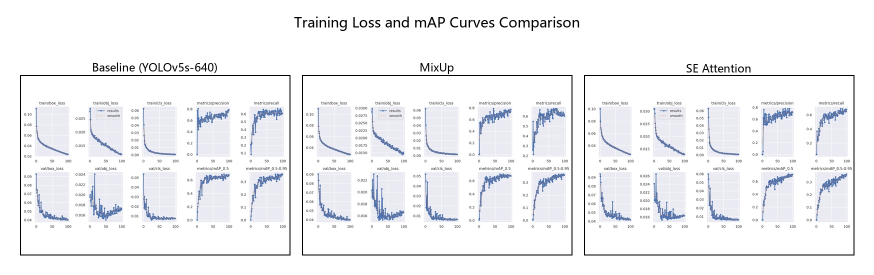
#> input picture yolo_defect_github_upload/figures/figure3_training_curves_comparison.jpg, 1748 x 550 px, given in place of results.png, which was not available (shown at 1/2 size)
$ python make_paper_figures.py
#> lines starting #> are read from the running program, lines starting #| are printed output that depends on the picture; pictures that were not available may be replaced by others from this repository, and a replacement may not be noted
from __future__ import annotations

from pathlib import Path
from PIL import Image, ImageDraw, ImageFont


ROOT = Path(r"E:\Code\CV_EXP\CV_Final\yolo_defect")
YOLO_ROOT = ROOT / "third_party" / "yolov5"
OUT_DIR = ROOT / "figures"


def ensure_dir(path: Path) -> None:
    path.mkdir(parents=True, exist_ok=True)


def load_font(size: int):
#> called with size = 28
    candidates = [
        Path(r"C:\Windows\Fonts\msyh.ttc"),
        Path(r"C:\Windows\Fonts\simhei.ttf"),
        Path(r"C:\Windows\Fonts\arial.ttf"),
    ]
    for candidate in candidates:
        if candidate.exists():
            return ImageFont.truetype(str(candidate), size)
    return ImageFont.load_default()


TITLE_FONT = load_font(28)
LABEL_FONT = load_font(22)
SMALL_FONT = load_font(18)
#> in make_horizontal_triptych, `canvas = Image.new("RGB", (canvas_w, canvas_h), "white")`: canvas: PIL image 1748x550 RGB; every value is 255


def fit_image(image: Image.Image, width: int, height: int) -> Image.Image:
#> called with width = 540, height = 360
    image = image.convert("RGB")
#> image is the input picture: PIL image 1748x550 RGB; mean R, G, B 241.6, 242.2, 244.6
    ratio = min(width / image.width, height / image.height)
#> ratio = 0.309
    new_size = (max(1, int(image.width * ratio)), max(1, int(image.height * ratio)))
#> new_size = (540, 169)
    resized = image.resize(new_size, Image.Resampling.LANCZOS)
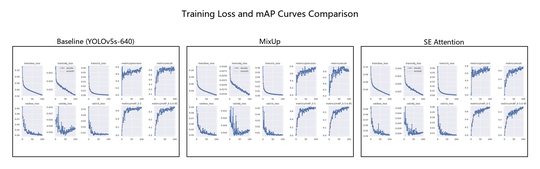
#> resized: PIL image 540x169 RGB; mean R, G, B 241, 241.6, 244
    canvas = Image.new("RGB", (width, height), "white")
#> canvas: PIL image 540x360 RGB; every value is 255
    offset = ((width - resized.width) // 2, (height - resized.height) // 2)
#> offset = (0, 95)
    canvas.paste(resized, offset)
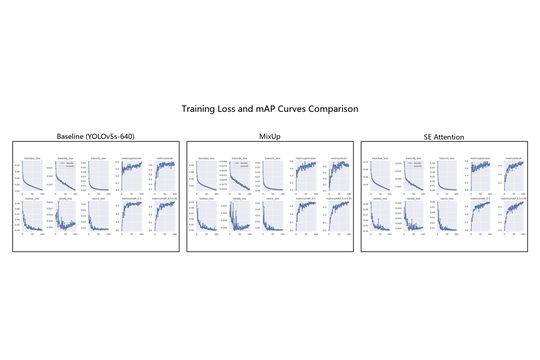
#> canvas: PIL image 540x360 RGB; mean R, G, B 248.4, 248.7, 249.9
    return canvas


def draw_centered(draw: ImageDraw.ImageDraw, text: str, box: tuple[int, int, int, int], font, fill="black"):
    left, top, right, bottom = box
    bbox = draw.textbbox((0, 0), text, font=font)
    tw, th = bbox[2] - bbox[0], bbox[3] - bbox[1]
    x = left + (right - left - tw) // 2
    y = top + (bottom - top - th) // 2
    draw.text((x, y), text, font=font, fill=fill)


def make_horizontal_triptych(items: list[tuple[str, Path]], out_path: Path, title: str) -> None:
    margin = 40
    gap = 24
    header_h = 70
    label_h = 40
    panel_w = 540
    panel_h = 360
    canvas_w = margin * 2 + panel_w * len(items) + gap * (len(items) - 1)
    canvas_h = margin * 2 + header_h + label_h + panel_h
    canvas = Image.new("RGB", (canvas_w, canvas_h), "white")
    draw = ImageDraw.Draw(canvas)
    draw_centered(draw, title, (0, 10, canvas_w, header_h), TITLE_FONT)

    y0 = margin + header_h
    for idx, (label, path) in enumerate(items):
        x0 = margin + idx * (panel_w + gap)
        draw_centered(draw, label, (x0, y0, x0 + panel_w, y0 + label_h), LABEL_FONT)
        img = fit_image(Image.open(path), panel_w, panel_h)
        canvas.paste(img, (x0, y0 + label_h))
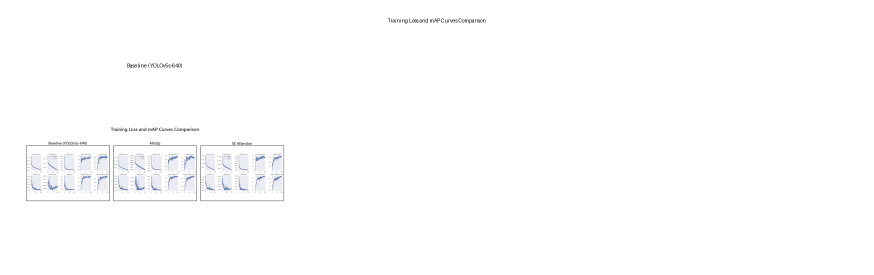
#> canvas: PIL image 1748x550 RGB (shown at 1/2 size); mean R, G, B 253.5, 253.5, 253.8
        draw.rectangle((x0, y0 + label_h, x0 + panel_w, y0 + label_h + panel_h), outline="black", width=2)
#> pass 2 of the loop in make_horizontal_triptych, `for idx, (label, path) in enumerate(items):`:
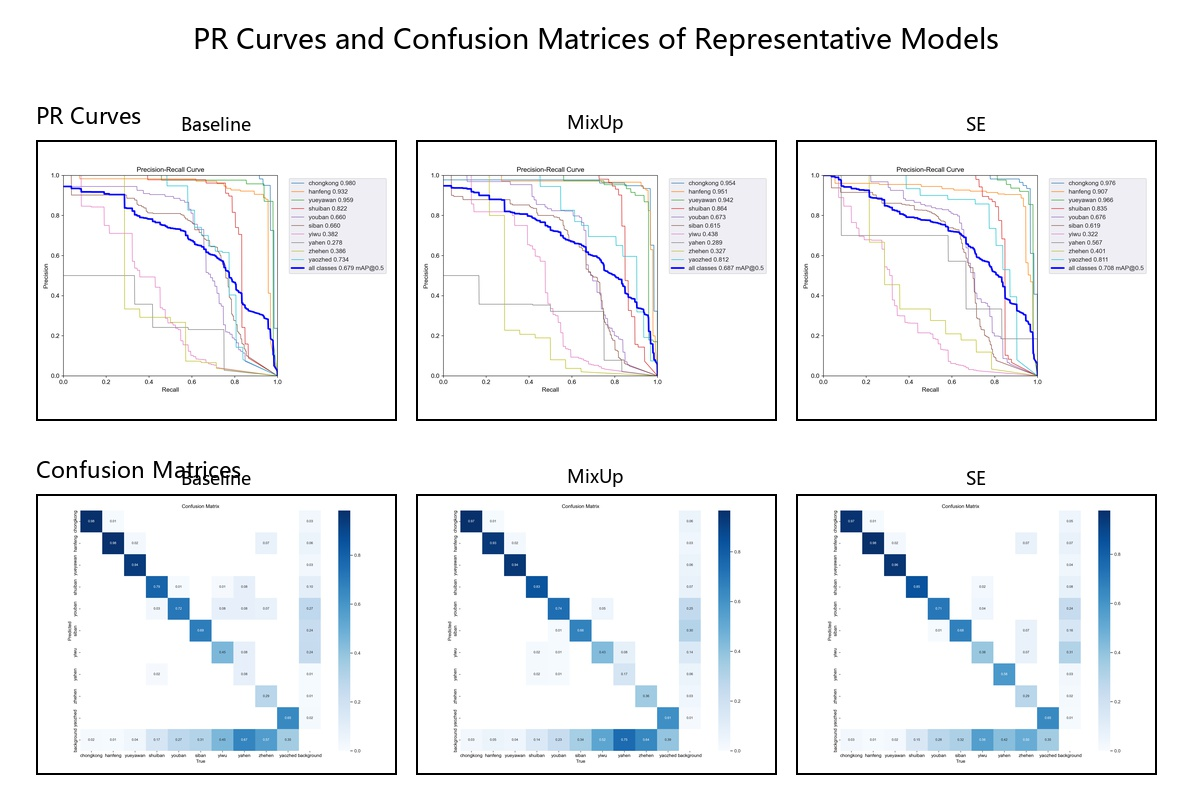
#> input picture yolo_defect_github_upload/figures/figure4_pr_confusion_comparison.jpg, 1192 x 810 px, given in place of results.png, which was not available
#> in fit_image, image is the input picture: PIL image 1192x810 RGB; mean R, G, B 239.9, 241.8, 243.9
#> in fit_image (call 2), `resized = image.resize(new_size, Image.Resampling.LANCZOS)`:
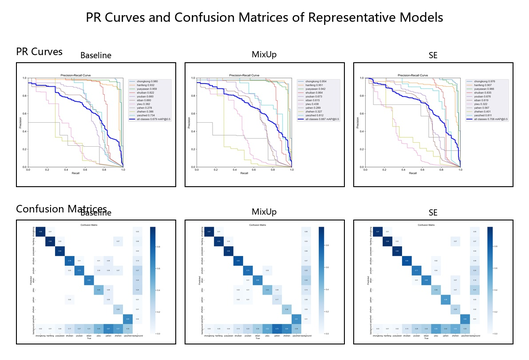
#> resized: PIL image 529x360 RGB; mean R, G, B 239, 240.9, 243
#> in make_horizontal_triptych, `canvas.paste(img, (x0, y0 + label_h))`:
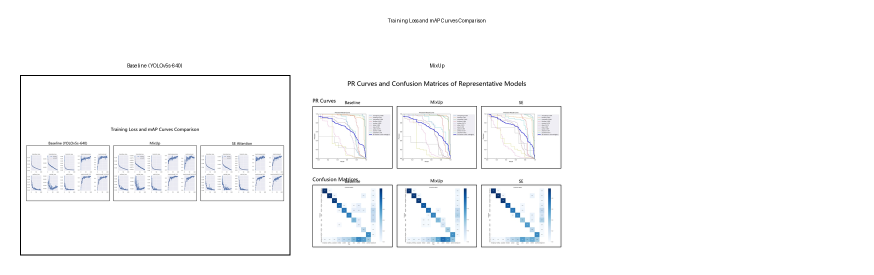
#> canvas: PIL image 1748x550 RGB (shown at 1/2 size); mean R, G, B 249.3, 249.8, 250.4
    canvas.save(out_path, quality=95)
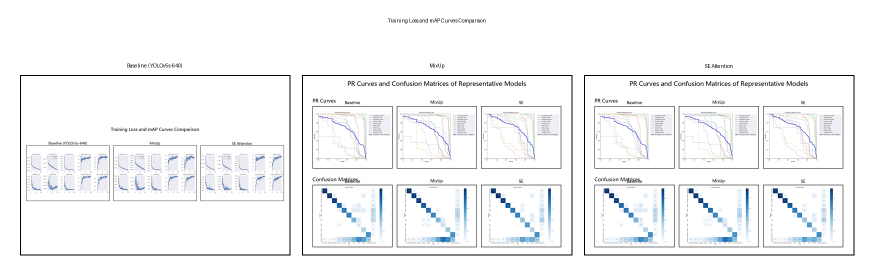
#> saved as figure3_training_curves_comparison.jpg: PIL image 1748x550 RGB (shown at 1/2 size); mean R, G, B 244.2, 245.1, 246.1


def make_pr_confusion_grid(pr_items: list[tuple[str, Path]], cm_items: list[tuple[str, Path]], out_path: Path, title: str) -> None:
    margin = 36
    gap_x = 20
    gap_y = 30
    header_h = 60
    row_label_h = 44
    col_label_h = 44
    panel_w = 360
    panel_h = 280
    cols = 3
    rows = 2
    canvas_w = margin * 2 + cols * panel_w + (cols - 1) * gap_x
    canvas_h = margin * 2 + header_h + rows * (row_label_h + panel_h) + (rows - 1) * gap_y
    canvas = Image.new("RGB", (canvas_w, canvas_h), "white")
#> canvas: PIL image 1192x810 RGB; every value is 255
    draw = ImageDraw.Draw(canvas)
    draw_centered(draw, title, (0, 8, canvas_w, header_h), TITLE_FONT)

    for row_idx, row_items in enumerate([pr_items, cm_items]):
        base_y = margin + header_h + row_idx * (row_label_h + panel_h + gap_y)
        row_title = "PR Curves" if row_idx == 0 else "Confusion Matrices"
        draw.text((margin, base_y + 4), row_title, font=LABEL_FONT, fill="black")
        for col_idx, (label, path) in enumerate(row_items):
            x0 = margin + col_idx * (panel_w + gap_x)
            draw_centered(draw, label, (x0, base_y, x0 + panel_w, base_y + col_label_h), SMALL_FONT)
#> (the run stopped early here; a loop or call above may not have finished)
